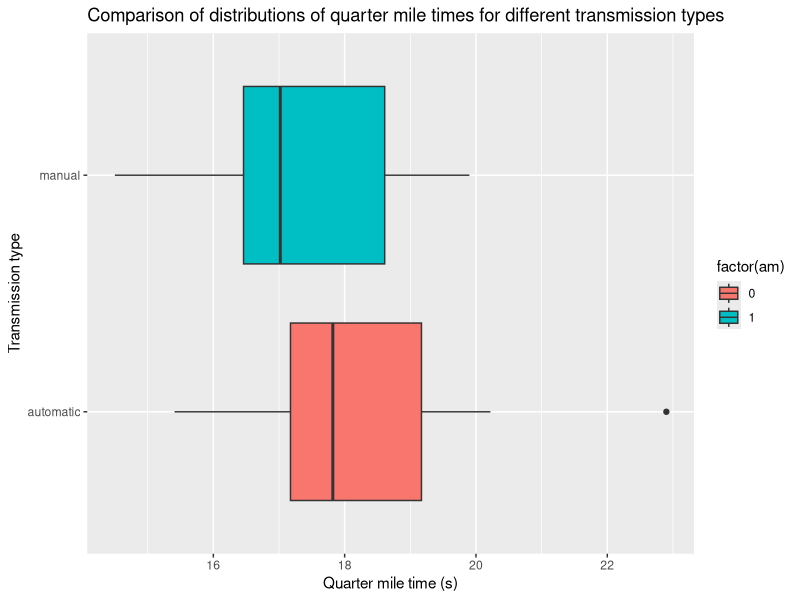
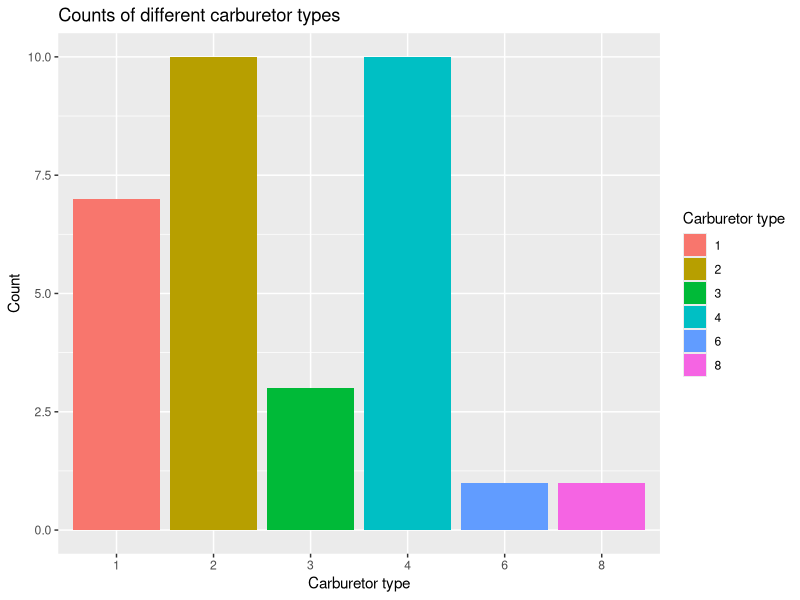
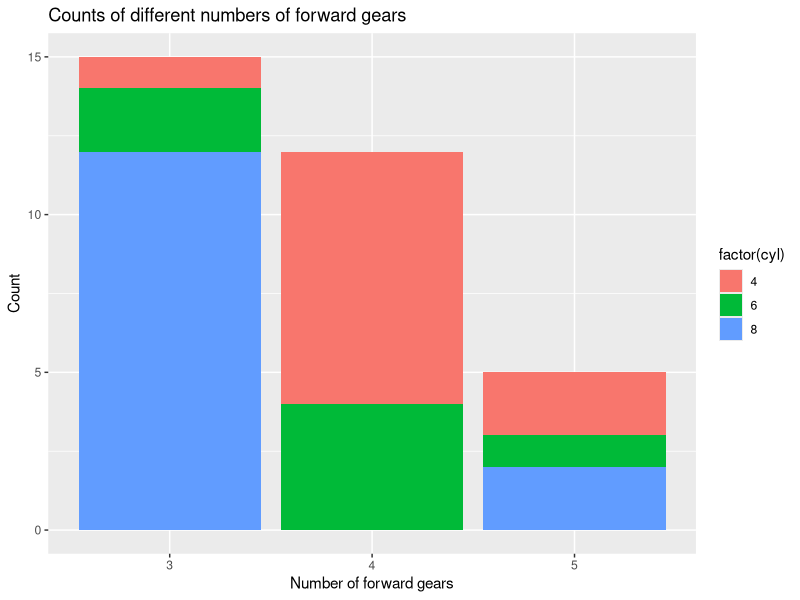
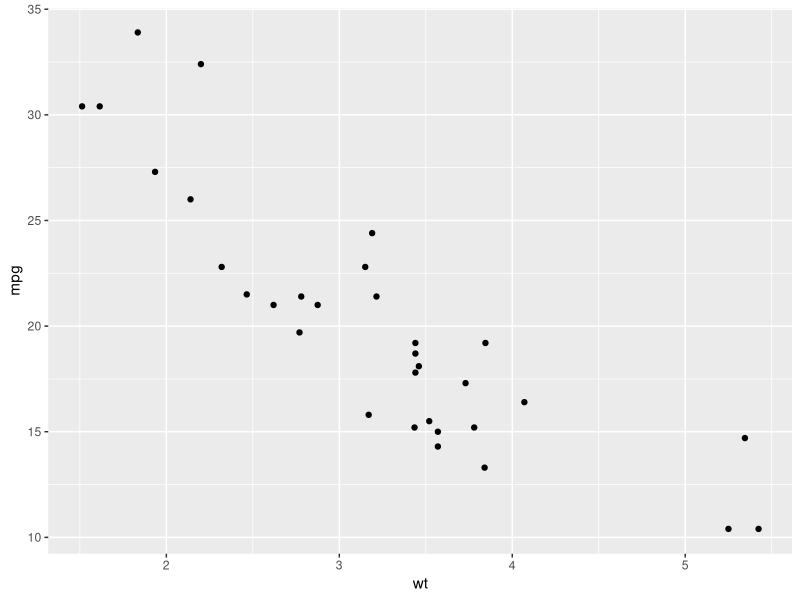
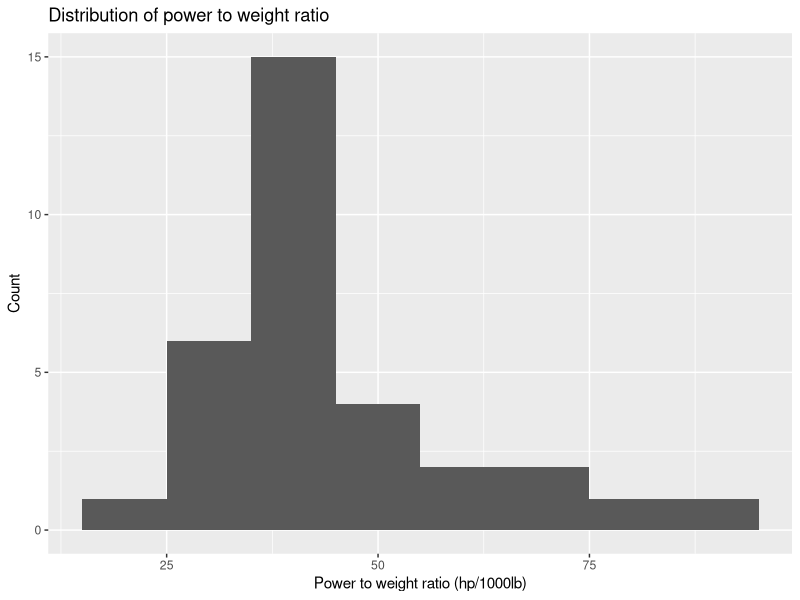

These charts were generated, in order, by the following R code:
setwd("C:/Users/tntje/work/school/applied-stats/assignment14")

library(ggplot2)

data("mtcars")

bp1 <- ggplot(data = mtcars, aes(x = factor(am), y = qsec, fill = factor(am))) +
  geom_boxplot(aes(group = am)) +
  scale_x_discrete(labels = c("automatic", "manual")) +
  coord_flip() +
  labs(
    x = "Transmission type",
    y = "Quarter mile time (s)",
    title = "Comparison of distributions of quarter mile times for different transmission types"
  )
bp1

bc1 <- ggplot(data = mtcars, aes(x = factor(carb), fill = factor(carb))) +
  geom_bar() +
  scale_fill_discrete(name = "Carburetor type") +
  labs(
    x = "Carburetor type",
    y = "Count",
    title = "Counts of different carburetor types"
  )
bc1

bc2 <- ggplot(data = mtcars, aes(x = factor(gear), fill = factor(cyl))) +
  geom_bar(position = "stack") +
  labs(
    x = "Number of forward gears",
    y = "Count",
    title = "Counts of different numbers of forward gears"
  )
bc2

sp1 <- ggplot(data = mtcars, aes(x = wt, y = mpg)) +
  geom_point() +
  scale_fill_discrete(name = "Number of cylinders")
  labs(
    x = "Weight (1000lbs)",
    y = "MPG",
    title = "MPG vs weight"
  )
sp1

# this histogram is useful to see the distribution of power to weight ratio
hg1 <- ggplot(data = mtcars, aes(x = hp / wt)) +
  geom_histogram(binwidth = 10) +
  labs(
    x = "Power to weight ratio (hp/1000lb)",
    y = "Count",
    title = "Distribution of power to weight ratio"
  )
hg1
